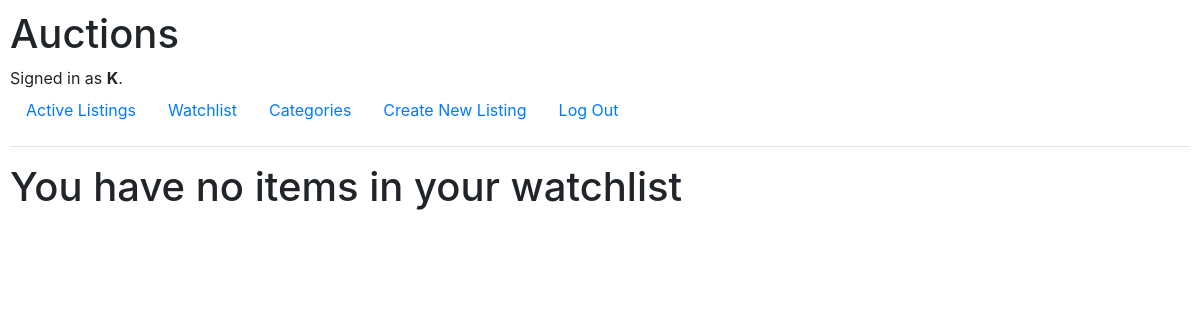
The app's page /watchlist (signed in), older data.
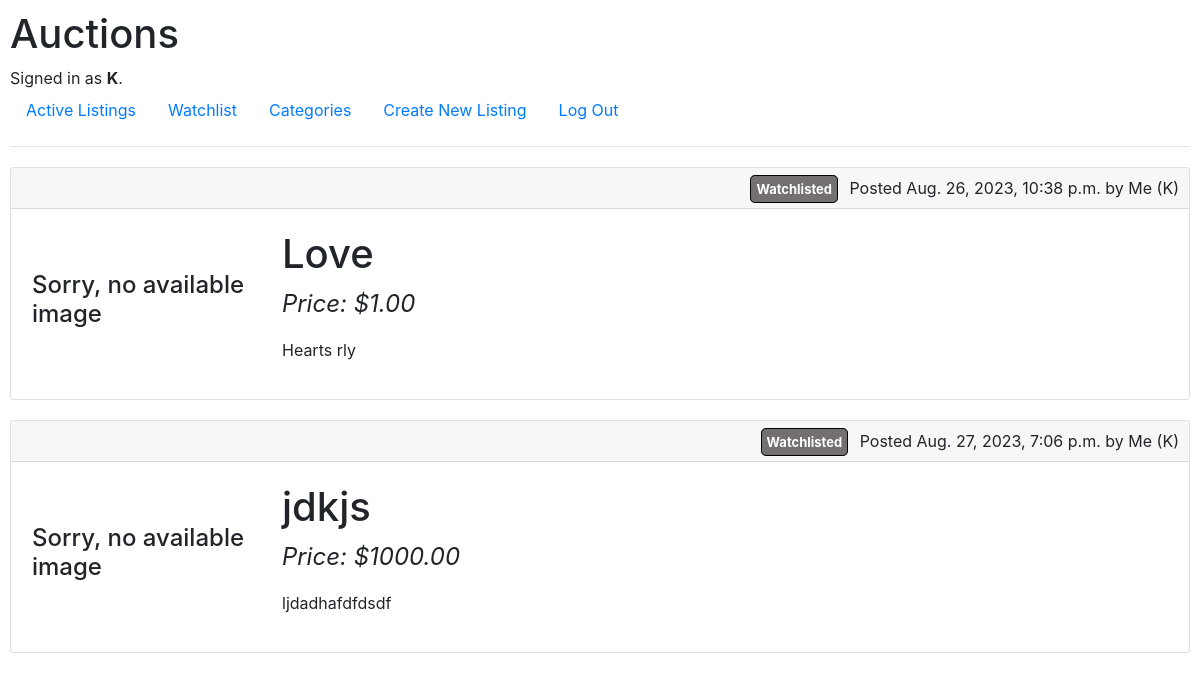
The same page, newer data.
### auctions/models.py (models this page shows, shortened)
class User(AbstractUser):
    id = models.AutoField(primary_key=True)

class Listing(models.Model):
    id = models.AutoField(primary_key=True)
    title = models.CharField(max_length=64)
    description = models.CharField(max_length=500)
    bid = models.DecimalField(max_digits=6, decimal_places=2, validators=[MinValueValidator(Decimal('0.01'))])
    image = models.URLField(blank=True)
    category = models.CharField(max_length=64, blank=True)
    owner = models.ForeignKey(User, on_delete=models.CASCADE, related_name='listings')
    time = models.DateTimeField(auto_now_add=True)
    watchers= models.ManyToManyField(User, blank=True, related_name='watchlist')
    active = models.BooleanField(default=True)
    winner= models.ForeignKey(User, on_delete=models.CASCADE, related_name='won_listings', blank=True, default=None, null=True)

### auctions/views.py (the view)
# urls.py: path("watchlist", views.watchlist, name="watchlist"),
@login_required(login_url='login')
def watchlist(request):
    watchlist = request.user.watchlist.all()
    bidings = Bid.objects.all()
    bids = {}
    for listing in watchlist:
        bids[listing.title] = listing.bid
    for bid in bidings:
        if bid.listing in watchlist:
            if bid.value > bids[bid.listing.title]:
                bids[bid.listing.title] = bid.value
    return render(request, "auctions/watchlist.html", {
        "bids" : bids,
        "user" : request.user,
        "watchlist": watchlist,
    })

### auctions/templates/auctions/watchlist.html (shortened to what this page needs)
{% extends "auctions/layout.html" %}
{% block body %}
{% for listing in watchlist %}
<a class="normal_a" href="{% url 'listing' listing.id %}">
    <div class="card">
        <div class="card-header">
            <span class="watched">Watchlisted</span>
            Posted {{ listing.time }} by {% if listing.owner.username == user.username %}Me ({{ user.username }}){% else %}{{listing.owner.username}}{% endif %}
        </div>
        <div class="card-body">
        <table>
            <tr>
                <td class="image">
                    {% if listing.image %}
                    <img src="{{listing.image}}" alt="Image of {{listing.title}} " class="image">
                    {% else %}
                    <h4>Sorry, no available image</h4>
                    {% endif %}
                </td>
                <td class="fit-con">
                    <h1>{{listing.title}}</h1>
                    {% for key, value in bids.items %}
                        {% if key == listing.title %}
                            <p class="pricing">Price: ${{ value }}</p>
                        {% endif %}
                    {% endfor %}
                    <p class="description">{{listing.description}}</p>
                </td>
            </tr>
        </table>
        </div>
    </div>
</a>
{% empty %}
<h1>You have no items in your watchlist</h1>
{% endfor %}
{% endblock %}

### auctions/templates/auctions/layout.html (shortened to what this page needs)
{% load static %}
<!DOCTYPE html>
<html lang="en">
    <head>
        <link rel="stylesheet" href="https://stackpath.bootstrapcdn.com/bootstrap/4.4.1/css/bootstrap.min.css">
        <link href="{% static 'auctions/styles.css' %}" rel="stylesheet">
    </head>
    <body>
        <h1>Auctions</h1>
        <div>
            {% if user.is_authenticated %}
                Signed in as <strong>{{ user.username }}</strong>.
            {% else %}
                Not signed in.
            {% endif %}
        </div>
        <ul class="nav">
            <li class="nav-item">
                <a class="nav-link" href="{% url 'index' %}">Active Listings</a>
            </li>
            {% if user.is_authenticated %}
                <li class="nav-item">
                    <a class="nav-link" href="{% url 'watchlist' %}">Watchlist</a>
                </li>
                <li class="nav-item">
                    <a class="nav-link" href="{% url 'categories' %}">Categories</a>
                </li>
                <li class="nav-item">
                    <a class="nav-link" href="{% url 'new' %}">Create New Listing</a>
                </li>
                <li class="nav-item">
                    <a class="nav-link" href="{% url 'logout' %}">Log Out</a>
                </li>
            {% endif %}
        </ul>
        <hr>
        {% block body %}
        {% endblock %}
    </body>
</html>

### auctions/static/auctions/styles.css (style rules this page uses)
body { padding: 10px; }
.image { width: 250px; object-fit: contain; padding-right: 10px; }
td { text-align: left; vertical-align: center; margin: 5px; color: inherit ! important; }
.pricing { font-size: 18pt; font-style: italic; }
.description { font-size: 12pt; }
.card-header { height: fit-content; vertical-align: top; padding: 8px 10px 8px 0px; color: inherit !important; text-align: end; }
.watched, .card-header .watched { border-radius: 5px; border: 1px black solid; padding: 5px; font-weight: bold; background-color: rgb(117, 112, 112); color: white; margin-right: 7px; width: fit-content; font-size: 13px; }
.card { margin-top: 20px; }
.normal_a, .normal_a:hover { text-decoration: none; color: inherit !important; }

Row changes from the older to the newer data that the page shows:
added Listing: time "Aug. 26, 2023, 10:38 p.m.", {{ user.username }} "K", image "Sorry, no available image", title "Love", bids "1.00", description "Hearts rly"
added Listing: time "Aug. 27, 2023, 7:06 p.m.", {{ user.username }} "K", image "Sorry, no available image", title "jdkjs", bids "1000.00", description "ljdadhafdfdsdf"
Text that changed along with them:
text no longer shown: "You have no items in your watchlist"
